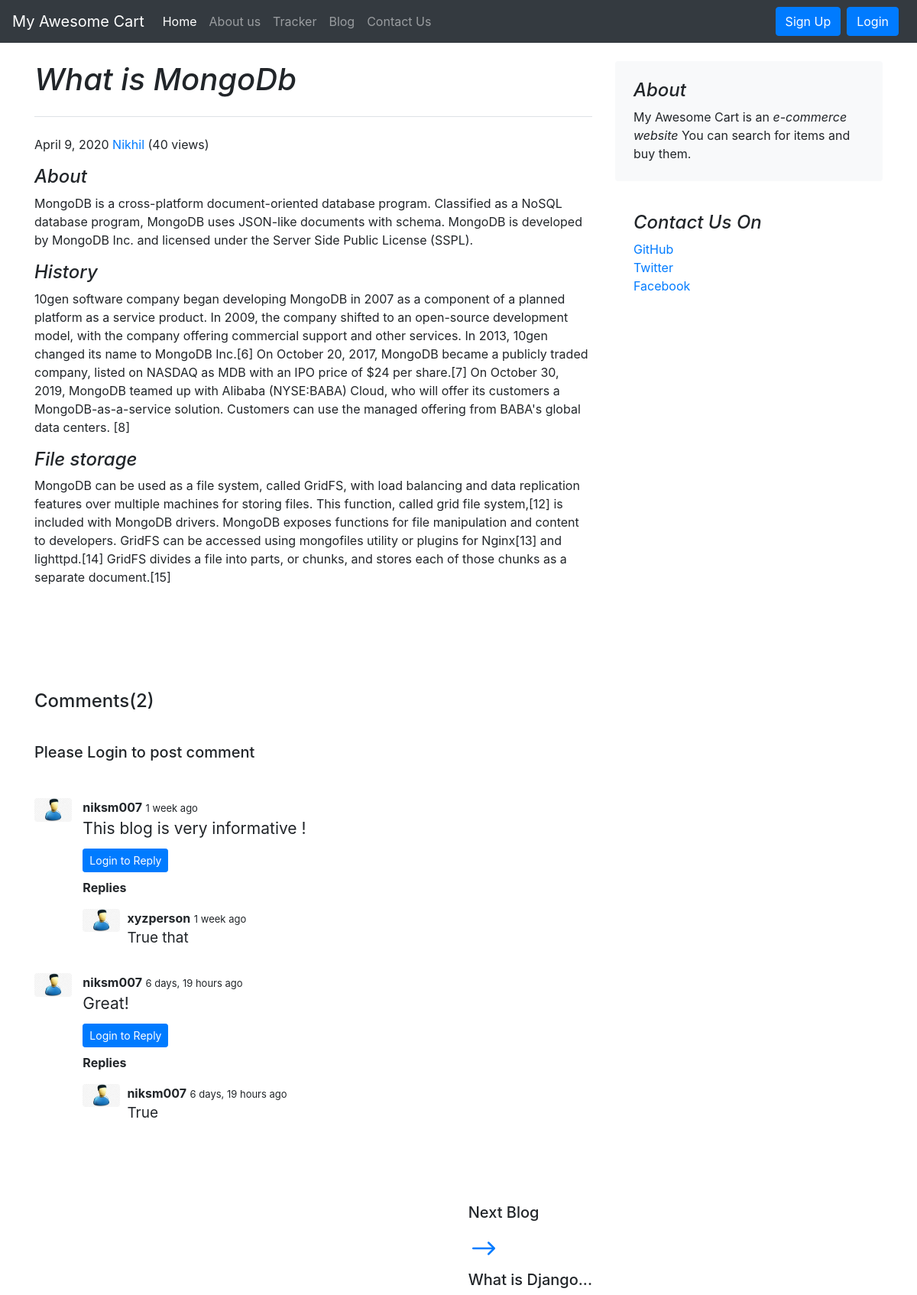
The page /blog/blogpost/1 on the database its author committed.
### blog/models.py (models this page shows, shortened)
class Blogpost(models.Model):
    post_id = models.AutoField(primary_key=True)
    title = models.CharField(max_length=50)
    content = models.TextField(max_length=5000000,default="")
    views = models.IntegerField(default=0)
    pub_date = models.DateField()
    thumbnail = models.ImageField(upload_to="blog/images",default="")

class BlogComment(models.Model):
    sno = models.AutoField(primary_key = True)
    comment = models.TextField()
    user = models.ForeignKey(User,on_delete=models.CASCADE)
    post = models.ForeignKey(Blogpost,on_delete=models.CASCADE)
    parent = models.ForeignKey('self',on_delete=models.CASCADE,null=True)
    timestamp = models.DateTimeField(default=now)

### blog/views.py (the view, shortened to what this page needs)
# urls.py: path("blogpost/<int:id>", views.blogpost, name="blogHome"),
def blogpost(request,id):
    post = Blogpost.objects.filter(post_id=id)[0]
    comments = BlogComment.objects.filter(post=post,parent=None)
    replies = BlogComment.objects.filter(post=post).exclude(parent=None)
    post.views = post.views + 1
    post.save()
    repDict = {}
    for reply in replies:
        if reply.parent.sno not in repDict.keys():
            repDict[reply.parent.sno] = [reply]
        else:
            repDict[reply.parent.sno].append(reply)
    products = Blogpost.objects.all()
    range1 = len(products)
    print(id)
    if id==1 and range1<=1:
        return render(request, 'blog/blogpost.html',
                      {'post': post, 'id': id, 'next_id': id + 1, 'prev_id': id - 1, 'len': range1,
                       'post_next': " ", 'post_prev': " ", 'comments': comments,})
    elif id==range1 and id!=1:
        post_prev = Blogpost.objects.filter(post_id=id - 1)[0]
        return render(request, 'blog/blogpost.html',
                      {'post': post, 'id': id, 'next_id': id + 1, 'prev_id': id - 1, 'len': range1,
                       'post_next':" ", 'post_prev': post_prev,'comments':comments,'replyDict':repDict})
    elif id==1 and range1>1:
        post_next = Blogpost.objects.filter(post_id=id + 1)[0]
        return render(request, 'blog/blogpost.html',
                      {'post': post, 'id': id, 'next_id': id + 1, 'prev_id': id - 1, 'len': range1,
                       'post_next': post_next, 'post_prev': " ",'comments':comments,'replyDict':repDict})

### blog/templatetags/extras.py (called while the page is built)
@register.filter(name='get_val')
def get_val(dict,key):
    return dict.get(key)

### blog/templates/blog/blogpost.html (shortened to what this page needs)
{% extends 'blog/basic.html' %}
{% block body %}
{% load humanize %}
{% load extras %}
<div class="container">
  <div class="row mt-4">
    <div class="col-md-8 blog-main">
      <h1 class="pb-4 mb-4 font-italic border-bottom">
        {{post.title}}
      </h1>
      <div class="blog-post">
        <p class="blog-post-meta">{{post.pub_date}} <a href="https://github.com/niksm7">Nikhil</a>  <span>({{post.views}} views)</span></p>
        <p>{{post.content|safe}}</p>
      </div>
        <br><br><br><br><br>
        <h4>Comments({{comments.count}})</h4>
        <br>
        <div class="my-2">
          {% if user.is_authenticated %}
          <form action="postComment" method="post">{% csrf_token %}
            <div class="form-group">
              <input type="text" class="form-control" name="comment" placeholder="Enter your Comment Here">
            </div>
            <input type="hidden" name="postSno" value="{{post.post_id}}">
            <input type="hidden" name='parentSno' value="">
            <button type="submit" class="btn btn-primary">Submit</button>
          </form>
          {% else %}
          <h5>Please Login to post comment</h5><br>
          {% endif %}
        </div>
        {% for comment in comments %}
        <div class="row my-3 ">
          <div class="col-md-1">
            <img class="rounded float-left" src="/media/blog/images/user2.jpeg" alt="user">
          </div>
          <div class="col-md-11">
            <b>{{comment.user.username}}</b>
            <span style="font-size: 13px;">{{comment.timestamp | naturaltime}}</span>
            <div style="font-size: 21px"> {{comment.comment}}</div>
            <div class="reply mx-0">
            {% if user.is_authenticated %}
              <button class="btn btn-sm btn-primary" type="button" data-toggle="collapse"
                data-target="#replyBox{{comment.sno}}" aria-expanded="false" aria-controls="replyBox{{comment.sno}}">Reply</button>
            {% else %}
            <button class="btn btn-sm btn-primary" data-toggle="modal" data-target="#loginModal">Login to Reply</button>
            {% endif %}
              <div class="replies my-2">
                <b id="replies">Replies</b>
              {% for reply in replyDict|get_val:comment.sno %}
              <div class="row my-3" id="replyRow">
                <div class="col-md-1">
                    <img class="rounded float-left" src="/media/blog/images/user2.jpeg" alt="user">
                </div>
                <div class="col-md-11">
                  <b>{{reply.user.username}}</b>
                  <span style="font-size: 13px;">{{reply.timestamp | naturaltime}}</span>
                  <div style="font-size: 19px"> {{reply.comment}}</div>
                </div>
              </div>
              {% endfor %}
              </div>
            </div>
          </div>
        </div>
        {% endfor %}
      <span style="float:right;" id="next_blog">
        <br><br><br>
        <h5>Next Blog</h5>
        <a href="{{next_id}}">
          <h1></h1>
        </a>
        <h5>{{post_next.title|slice:'0:17'}}...</h5>
      </span>
    </div>
    <aside class="col-md-4 blog-sidebar">
      <div class="p-4 mb-3 bg-light rounded">
        <h4 class="font-italic">About</h4>
        <p class="mb-0">My Awesome Cart is an <em>e-commerce website</em> You can search for items and buy them.</p>
      </div>
      <div class="p-4">
        <h4 class="font-italic">Contact Us On</h4>
        <ol class="list-unstyled">
          <li><a href="https://github.com/niksm7">GitHub</a></li>
          <li><a href="#">Twitter</a></li>
          <li><a href="#">Facebook</a></li>
        </ol>
      </div>
    </aside>
  </div>
</div>
{% endblock %}

### rows shown on the page
Blogpost: title "What is MongoDb", pub_date "April 9, 2020", views "40", content "About MongoDB is a cross-platform document-oriented database program. Classified as a NoSQL database program, MongoDB uses JSON-like documents with schema. MongoDB is developed by MongoDB Inc. and licensed under the Server Side Public License (SSPL). History 10gen software company began developing MongoDB in 2007 as a component of a planned platform as a service product. In 2009, the company shifted to an open-source development model, with the company offering commercial support and other services. In 2013, 10gen changed its name to MongoDB Inc.[6] On October 20, 2017, MongoDB became a publicly traded company, listed on NASDAQ as MDB with an IPO price of $24 per share.[7] On October 30,…"
BlogComment: user.username "niksm007", timestamp "1 week ago", comment "This blog is very informative !"
BlogComment: user.username "xyzperson", timestamp "1 week ago", comment "True that"
BlogComment: user.username "niksm007", timestamp "6 days, 19 hours ago", comment "Great!"
BlogComment: user.username "niksm007", timestamp "6 days, 19 hours ago", comment "True"
Blogpost: title "What is Django"

### other values the page prints
{{ comments.count }} "2"
